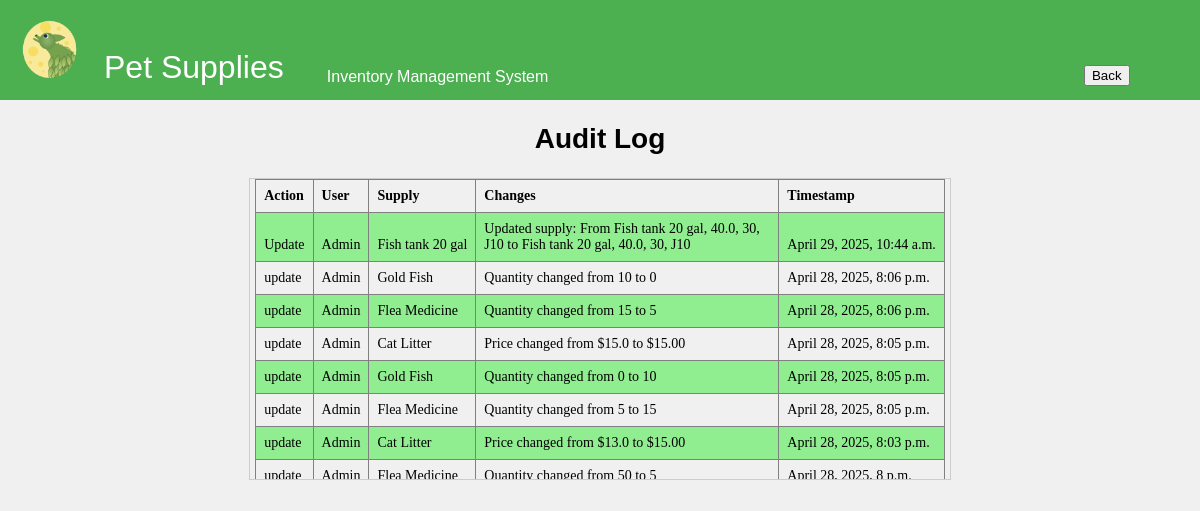
The app's page /audit-log/ with its own data.
### inventory/models.py (models this page shows, shortened)
class AuditLog(models.Model):
    ACTION_CHOICES = (
        ('CREATE', 'Create'),
        ('UPDATE', 'Update'),
        ('DELETE', 'Delete'),
    )
    user = models.ForeignKey(User, on_delete=models.SET_NULL, null=True)  # Track the user making the change
    action = models.CharField(max_length=10, choices=ACTION_CHOICES)  # The type of action (CREATE, UPDATE, DELETE)
    supply = models.ForeignKey(Supply, on_delete=models.CASCADE)  # Link to the supply that was changed
    changes = models.TextField()  # Description of what was changed
    timestamp = models.DateTimeField(auto_now_add=True)  # When the change was made

class Supply(models.Model):
    name = models.CharField(max_length=255, primary_key=True)
    price = models.FloatField()
    quantity = models.IntegerField()
    location = models.CharField(max_length=255)
    reorder_point = models.PositiveIntegerField(default=5)

### inventory/views.py (the view)
# urls.py: path('audit-log/', views.audit_log, name='audit_log'),
def audit_log(request):
    logs = AuditLog.objects.all().order_by('-timestamp')
    return render(request, 'inventory/audit_log.html', {'logs': logs})

### inventory/templates/inventory/audit_log.html (shortened to what this page needs)
{% load static %}
<!DOCTYPE html>
<html lang="en">
<head>
    <link rel="stylesheet" href="{% static 'css/styles.css' %}">
</head>
<body>
    <div class="header-container">
        <table class = "nav_tab">
            <tr>
                <td>
    <img src="{% static 'icons/TLeafLogo2sm.png' %}" alt="T Leaf Logo">
</td>
 <td class = "pet">
    <div class = "head">
        Pet Supplies
        </div>
    </td>
<td class = "warn2">
    Inventory Management System
</td>
<td class = "warn2">
    <a href="{% url 'index' %}">
        <button type="submit">Back
        </button>
        </a>
</td>
</tr>
</table>
</div>
<center>
    <h2>Audit Log</h2>
    <div class="table-container">
    <table border="1" class="data_tab">
        <tr>
            <th>Action</th>
            <th>User</th>
            <th>Supply</th>
            <th>Changes</th>
            <th>Timestamp</th>
        </tr>
        {% for log in logs %}
        <tr>
            <td>{{ log.get_action_display }}</td>
            <td>{{ log.user.username }}</td>
            <td>{{ log.supply.name }}</td>
            <td class = "changes">{{ log.changes }}</td>
            <td>{{ log.timestamp }}</td>
        </tr>
        {% endfor %}
    </table>
</div>
</center>
</body>
</html>

### inventory/static/css/styles.css (style rules this page uses)
body { font-family: 'Georgia', serif; font-size: 14px; }
.header-container { font-family: 'Bauhaus 93', Arial, sans-serif; font-size: 16px; background-color: #4CAF50; align-items: center; height: 80px; color: white; text-align: center; }
h1,h2 { font-family: 'Bauhaus 93', Arial, sans-serif; }
.header-container img { width: 60px; height: auto; margin-right: 1px; }
.nav_tab { width: 100%; height: 50px; }
.nav_tab th, td, p { vertical-align: bottom; }
.pet { font-family: 'Bauhaus 93', Arial, sans-serif; font-size: 2em; vertical-align: bottom; width: 20%; }
.warn2 { width:70%; }
.warning h1, h2 { font-family: 'Georgia', serif; font-weight: bold; }
.head { margin-right: auto; margin-left: 5px; vertical-align: top; }
.table-container { max-height: 300px; overflow-y: auto; width: 700px; border: 1px solid #ccc; }
.data_tab { border-collapse: collapse; margin-right: auto; margin-left: auto; }
.data_tab th, td { text-align: left; padding: 8px; }
.data_tab tr:nth-child(even) { background-color: Lightgreen; }

### inventory/templates/inventory/audit_log.html (style rules this page uses)
body { margin: 0; background-color: #f0f0f0; }
.header-container { background-color: #4CAF50; color: white; padding: 10px; text-align: center; }
.nav_tab { width: 100%; margin: 0; padding: 0; }
.changes { width: 286px; }
h2 { font-family: 'Bauhaus 93', Arial, sans-serif; font-size: 2em; }

### records on screen
AuditLog: action "Update", user.username "Admin", supply.name "Fish tank 20 gal", changes "Updated supply: From Fish tank 20 gal, 40.0, 30, J10 to Fish tank 20 gal, 40.0, 30, J10", timestamp "April 29, 2025, 10:44 a.m."
AuditLog: action "update", user.username "Admin", supply.name "Gold Fish", changes "Quantity changed from 10 to 0", timestamp "April 28, 2025, 8:06 p.m."
AuditLog: action "update", user.username "Admin", supply.name "Flea Medicine", changes "Quantity changed from 15 to 5", timestamp "April 28, 2025, 8:06 p.m."
AuditLog: action "update", user.username "Admin", supply.name "Cat Litter", changes "Price changed from $15.0 to $15.00", timestamp "April 28, 2025, 8:05 p.m."
AuditLog: action "update", user.username "Admin", supply.name "Gold Fish", changes "Quantity changed from 0 to 10", timestamp "April 28, 2025, 8:05 p.m."
AuditLog: action "update", user.username "Admin", supply.name "Flea Medicine", changes "Quantity changed from 5 to 15", timestamp "April 28, 2025, 8:05 p.m."
AuditLog: action "update", user.username "Admin", supply.name "Cat Litter", changes "Price changed from $13.0 to $15.00", timestamp "April 28, 2025, 8:03 p.m."
AuditLog: action "update", user.username "Admin", supply.name "Flea Medicine", changes "Quantity changed from 50 to 5", timestamp "April 28, 2025, 8 p.m."
